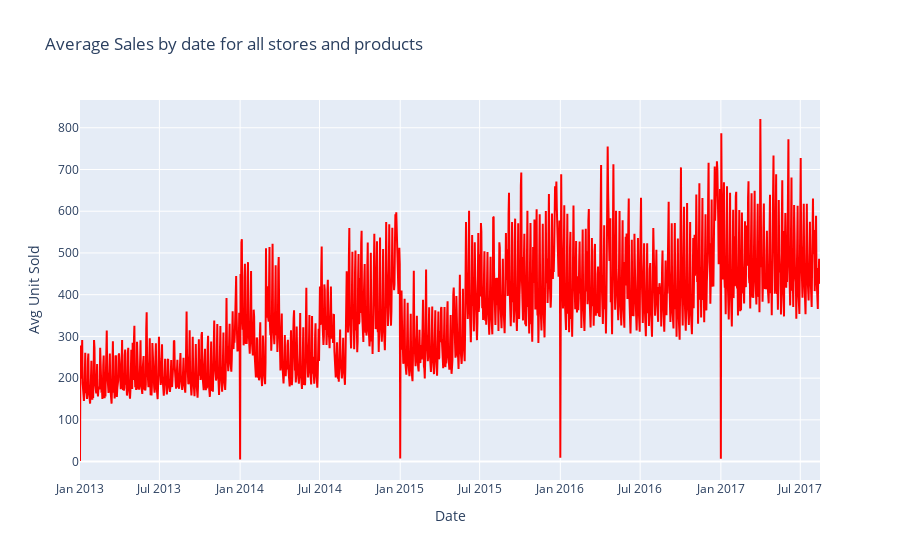

Source (notebook cell):
### Code cell
train_aux = train[['date', 'sales', 'onpromotion']].groupby('date').mean()
train_aux = train_aux.reset_index()
fig = go.Figure(data=go.Scatter(x=train_aux['date'], 
                                y=train_aux['sales'],
                                marker_color='red', text="sales"))
fig.update_layout({"title": f'Average Sales by date for all stores and products',
                   "xaxis": {"title":"Date"},
                   "yaxis": {"title":"Avg Unit Sold"},
                   "showlegend": False})
fig.show()

### Figure 1 — Plotly figure (JSON) as saved in the notebook; plotly's stock layout.template omitted (floating-point values rounded to 4 significant figures; data arrays with more than 128 entries replaced by an {"elided": "..."} marker saying what was removed)
{"data": [{"marker": {"color": "red"}, "text": "sales", "type": "scatter", "x": {"elided": "1684 str values"}, "y": {"elided": "1684 float values"}}], "layout": {"showlegend": false, "title": {"text": "Average Sales by date for all stores and products"}, "xaxis": {"title": {"text": "Date"}}, "yaxis": {"title": {"text": "Avg Unit Sold"}}}}
